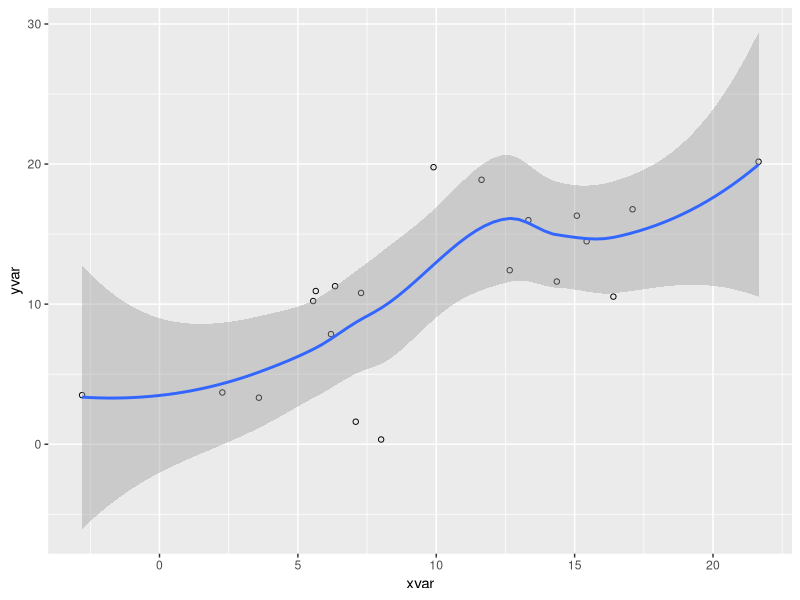

Recreate this plot in R.
## ---- chunk 1
#| echo: false
#| message: false

library(ggplot2)
dat <- data.frame(cond = rep(c("A", "B"), each=10),
                  xvar = 1:20 + rnorm(20,sd=3),
                  yvar = 1:20 + rnorm(20,sd=3))

ggplot(dat, aes(x=xvar, y=yvar)) +
    geom_point(shape=1) + 
    geom_smooth() 
